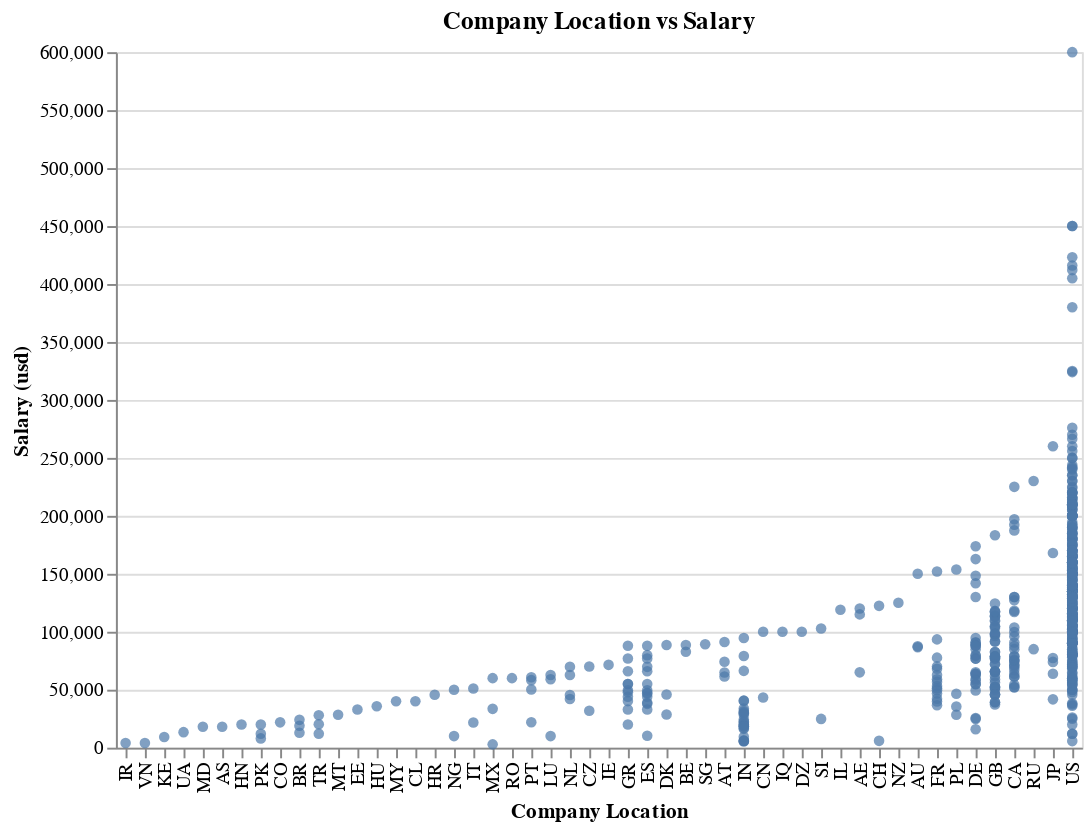

Notebook cell for this chart:
### Markdown cell above
## Company Location

### Code cell
alt.Chart(data).mark_circle().encode(
    y=alt.Y(field="Salary (usd)", type="quantitative"),
    x=alt.X(field="Company Location", type="nominal", sort=sort_max_salary),
    tooltip=["Salary (usd)", "Job Title", "Employee Residence", "Number of Employees"]
).properties(height=HEIGHT*1.2, width=WIDTH, title="Company Location vs Salary")

### Figure 1 — Vega-Lite specification as saved in the notebook (floating-point values rounded to 4 significant figures; data arrays with more than 128 entries replaced by an {"elided": "..."} marker saying what was removed)
{"config": {"view": {"continuousWidth": 400, "continuousHeight": 300}}, "data": {"name": "data-dd6cf98015db17211f7550a598c2e4d4"}, "mark": "circle", "encoding": {"tooltip": [{"type": "quantitative", "field": "Salary (usd)"}, {"type": "nominal", "field": "Job Title"}, {"type": "nominal", "field": "Employee Residence"}, {"type": "nominal", "field": "Number of Employees"}], "x": {"type": "nominal", "field": "Company Location", "sort": {"field": "Salary (usd)", "op": "max"}}, "y": {"type": "quantitative", "field": "Salary (usd)"}}, "height": 360.0, "title": "Company Location vs Salary", "width": 500, "$schema": "https://vega.github.io/schema/vega-lite/v4.8.1.json", "datasets": {"data-dd6cf98015db17211f7550a598c2e4d4": {"elided": "607 records"}}}
